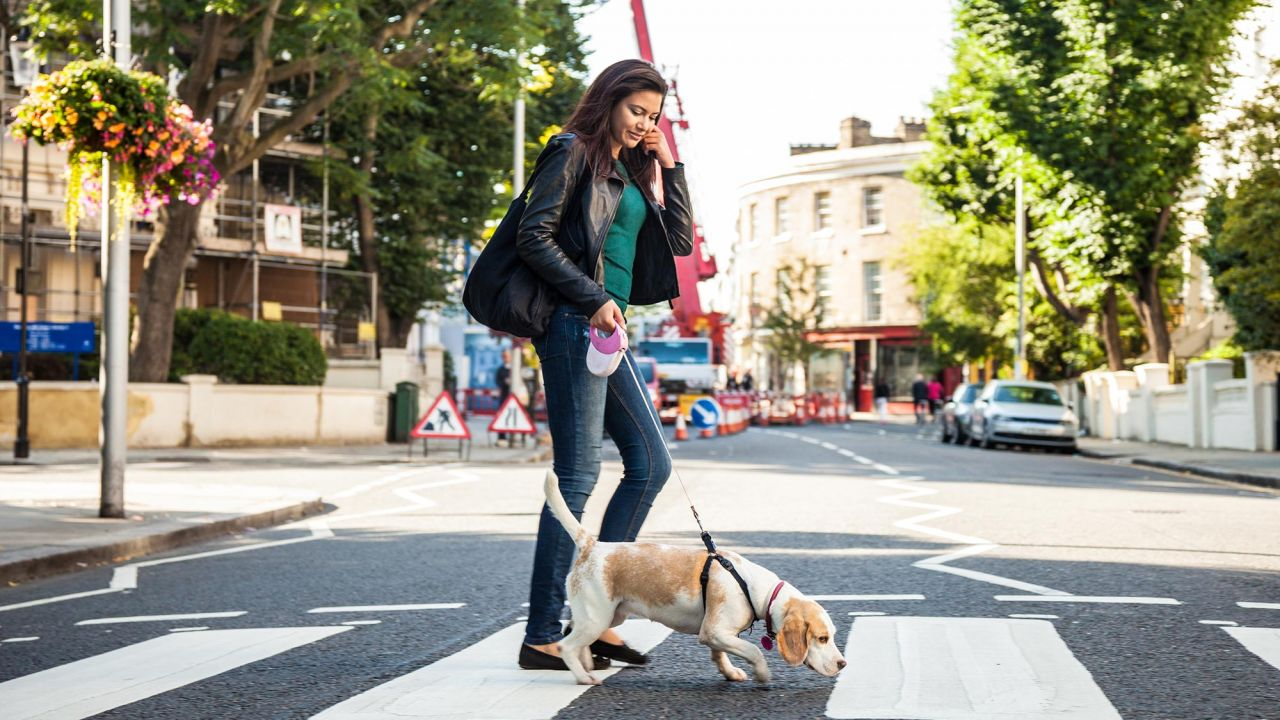
#> input picture demo/detectron/images/dog_walking.jpg, 1280 x 720 px, found by its file name; its folder holds only this picture in this run
$ python flipYoloImages.py
#> lines starting #> are read from the running program, lines starting #| are printed output that depends on the picture
import cv2
import os

def flip_image_and_update_yolo(image_path, yolo_annotation_path, output_image_path, output_annotation_path):
    # Load the image
    image = cv2.imread(image_path)
#> image is the input picture: shape (720, 1280, 3); mean B, G, R 131.8, 148, 150.1
    height, width, _ = image.shape
#> height = 720; width = 1280

    # Flip the image horizontally
    flipped_image = cv2.flip(image, 1)
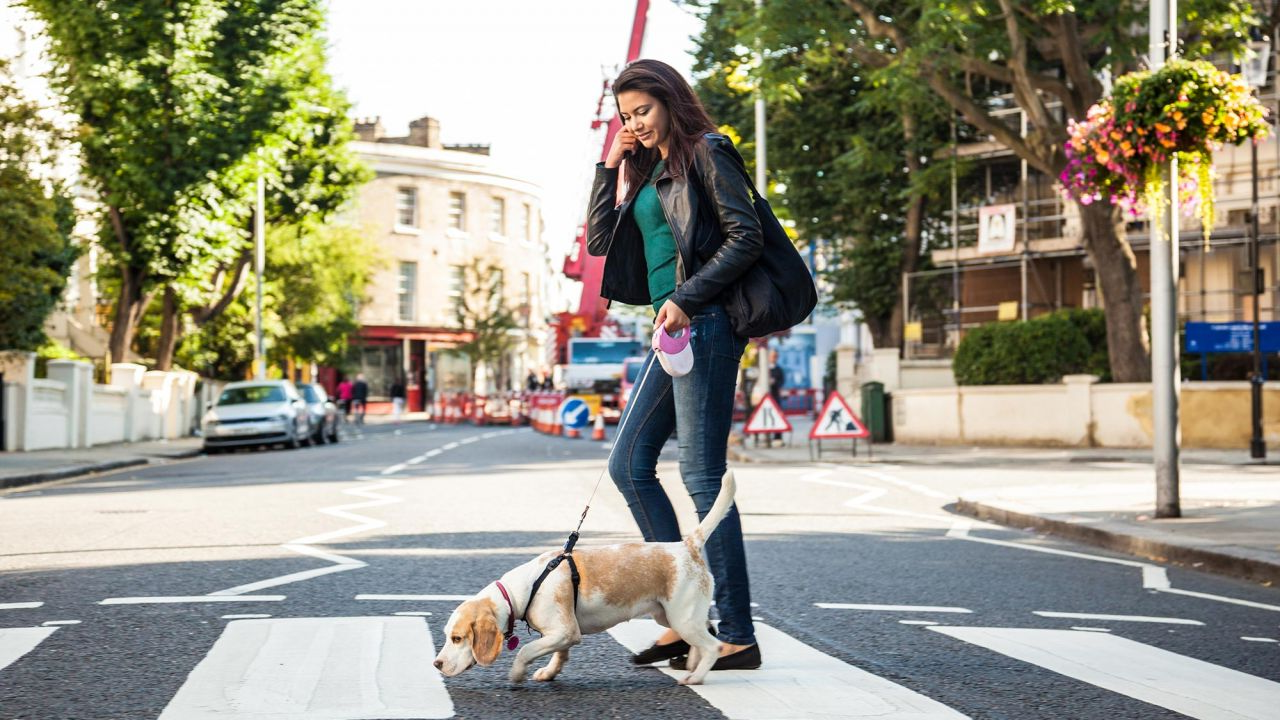
#> flipped_image: shape (720, 1280, 3); mean B, G, R 131.8, 148, 150.1

    # Load YOLO annotations
#> (the run stopped early here; a loop or call above may not have finished)
